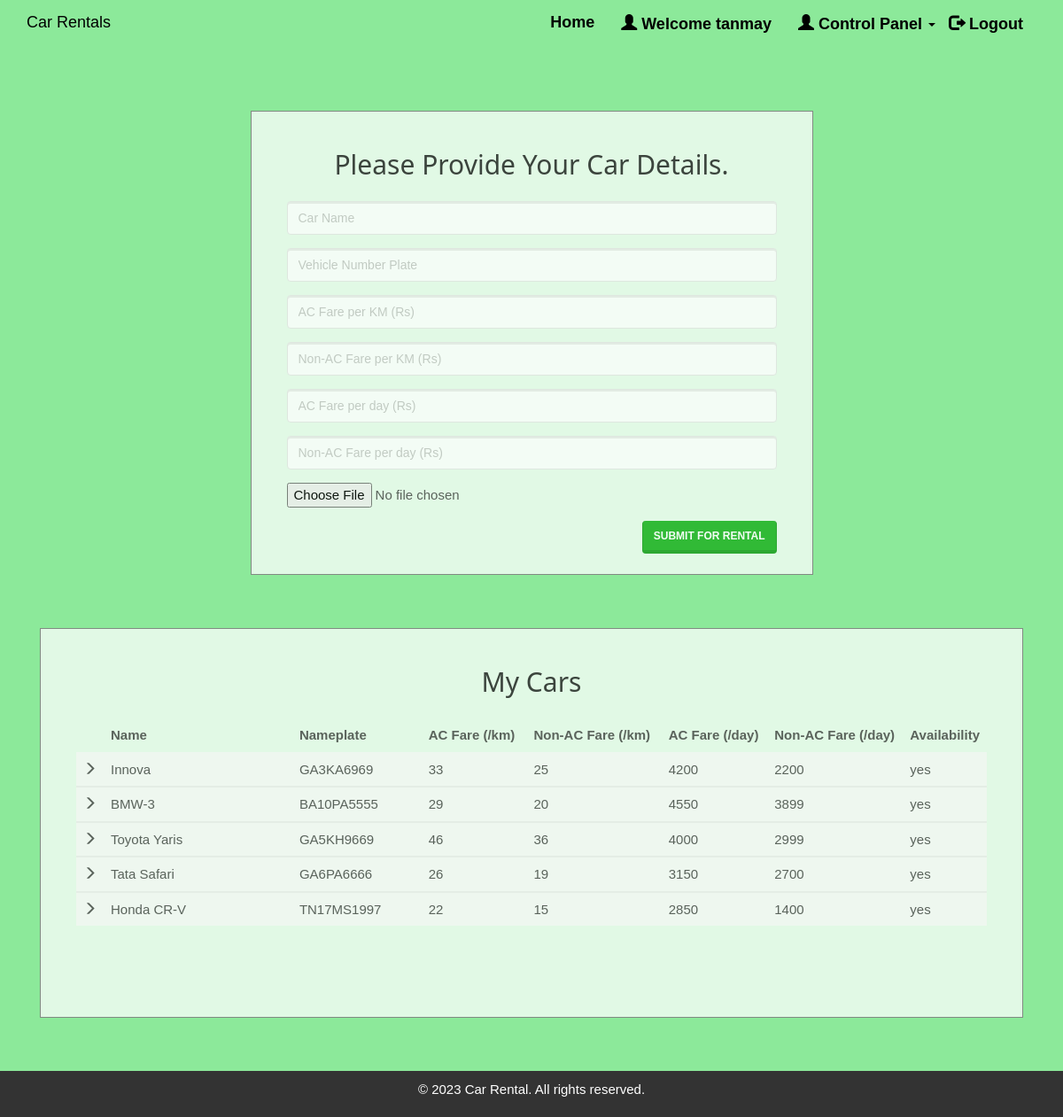
/entercar.php (signed in), run on the app's committed database.
### tables this page shows
CREATE TABLE IF NOT EXISTS `cars` (
`car_id` int(20) NOT NULL,
  `car_name` varchar(50) NOT NULL,
  `car_nameplate` varchar(50) NOT NULL,
  `car_img` varchar(50) DEFAULT 'NA',
  `ac_price` float NOT NULL,
  `non_ac_price` float NOT NULL,
  `ac_price_per_day` float NOT NULL,
  `non_ac_price_per_day` float NOT NULL,
  `car_availability` varchar(10) NOT NULL
);

### entercar.php (the view, shortened to what this page needs)
<!DOCTYPE html>
<html>
<?php
include('session_client.php'); ?>
<head>
  <link rel="stylesheet" href="assets/bootstrap/css/bootstrap.min.css">
  <link rel="stylesheet" href="assets/fonts/font-awesome.min.css">
  <link rel="stylesheet" type="text/css" href="assets/css/customerlogin.css">
  <link rel="stylesheet" href="assets/w3css/w3.css">
  <link rel="stylesheet" type="text/css" media="screen" href="assets/css/clientpage.css" />
</head>
<body style="background-color:#8ce99a">
  <nav class="navbar navbar-custom navbar-fixed-top" role="navigation" style="color: black">
    <div class="container">
      <div class="navbar-header">
        <a class="navbar-brand page-scroll" href="index.php">
          Car Rentals </a>
      </div>
      <?php
      if (isset($_SESSION['login_client'])) {
        ?>
        <div class="collapse navbar-collapse navbar-right navbar-main-collapse">
          <ul class="nav navbar-nav">
            <li>
              <a style="font-size:18px;font-weight:800" href="index.php">Home</a>
            </li>
            <li>
              <a style="font-size:18px;font-weight:800" href="#"><span class="glyphicon glyphicon-user"></span> Welcome
                <?php echo $_SESSION['login_client']; ?>
              </a>
            </li>
            <li>
              <ul class="nav navbar-nav navbar-right">
                <li><a style="font-size:18px;font-weight:800" href="#" class="dropdown-toggle active"
                    data-toggle="dropdown" role="button" aria-haspopup="true" aria-expanded="false"><span
                      class="glyphicon glyphicon-user"></span> Control Panel <span class="caret"></span> </a>
                </li>
              </ul>
            </li>
            <li>
              <a style="font-size:18px;font-weight:800" href="logout.php"><span
                  class="glyphicon glyphicon-log-out"></span> Logout</a>
            </li>
          </ul>
        </div>
        <?php
      } else if (isset($_SESSION['login_customer'])) {
        ?>
          <div class="collapse navbar-collapse navbar-right navbar-main-collapse">
            <ul class="nav navbar-nav">
              <li>
                <a style="font-size:18px;font-weight:800" href="index.php">Home</a>
              </li>
              <li>
                <a style="font-size:18px;font-weight:800" href="#"><span class="glyphicon glyphicon-user"></span> Welcome
                <?php echo $_SESSION['login_customer']; ?>
                </a>
              </li>
              <li>
                <a style="font-size:18px;font-weight:800" href="#">History</a>
              </li>
              <li>
                <a style="font-size:18px;font-weight:800" href="logout.php"><span
                    class="glyphicon glyphicon-log-out"></span> Logout</a>
              </li>
            </ul>
          </div>
      <?php }
      ?>
    </div>
  </nav>
  <div class="container" style="margin-top: 65px;">
    <div class="col-md-7" style="float: none; margin: 0 auto;">
      <div class="form-area" style="background-color:#ebfbee">
        <form role="form" action="entercar1.php" enctype="multipart/form-data" method="POST">
          <br style="clear: both">
          <h3 style="margin-bottom: 25px; text-align: center; font-size: 30px;"> Please Provide Your Car Details. </h3>
          <div class="form-group">
            <input type="text" class="form-control" id="car_name" name="car_name" placeholder="Car Name " required
              autofocus="">
          </div>
          <div class="form-group">
            <input type="text" class="form-control" id="car_nameplate" name="car_nameplate"
              placeholder="Vehicle Number Plate" required>
          </div>
          <div class="form-group">
            <input type="text" class="form-control" id="ac_price" name="ac_price" placeholder="AC Fare per KM (Rs)"
              required>
          </div>
          <div class="form-group">
            <input type="text" class="form-control" id="non_ac_price" name="non_ac_price"
              placeholder="Non-AC Fare per KM (Rs)" required>
          </div>
          <div class="form-group">
            <input type="text" class="form-control" id="ac_price_per_day" name="ac_price_per_day"
              placeholder="AC Fare per day (Rs)" required>
          </div>
          <div class="form-group">
            <input type="text" class="form-control" id="non_ac_price_per_day" name="non_ac_price_per_day"
              placeholder="Non-AC Fare per day (Rs)" required>
          </div>
          <div class="form-group">
            <input name="uploadedimage" type="file">
          </div>
          <button type="submit" id="submit" name="submit" class="btn btn-success pull-right"> Submit for Rental</button>
        </form>
      </div>
    </div>
    <div class="col-md-12" style="float: none; margin: 0 auto;">
      <div style="background-color:#ebfbee" class="form-area" style="padding: 0px 100px 100px 100px;">
        <form  action="" method="POST">
          <br style="clear: both">
          <h3 style="margin-bottom: 25px; text-align: center; font-size: 30px;"> My Cars </h3>
          <?php
          $user_check = $_SESSION['login_client'];
          $sql = "SELECT * FROM cars WHERE car_id IN (SELECT car_id FROM clientcars WHERE client_username='$user_check');";
          $result = mysqli_query($conn, $sql);
          if (mysqli_num_rows($result) > 0) {
            ?>
            <div style="overflow-x:auto;  ">
              <table class="table table-striped">
                <thead class="thead-dark">
                  <tr>
                    <th></th>
                    <th width="24%"> Name</th>
                    <th width="15%"> Nameplate </th>
                    <th width="13%"> AC Fare (/km) </th>
                    <th width="17%"> Non-AC Fare (/km)</th>
                    <th width="13%"> AC Fare (/day)</th>
                    <th width="17%"> Non-AC Fare (/day)</th>
                    <th width="1%"> Availability </th>
                  </tr>
                </thead>
                <?PHP
                while ($row = mysqli_fetch_assoc($result)) {
                  ?>
                  <tbody>
                    <tr>
                      <td> <span class="glyphicon glyphicon-menu-right"></span> </td>
                      <td>
                        <?php echo $row["car_name"]; ?>
                      </td>
                      <td>
                        <?php echo $row["car_nameplate"]; ?>
                      </td>
                      <td>
                        <?php echo $row["ac_price"]; ?>
                      </td>
                      <td>
                        <?php echo $row["non_ac_price"]; ?>
                      </td>
                      <td>
                        <?php echo $row["ac_price_per_day"]; ?>
                      </td>
                      <td>
                        <?php echo $row["non_ac_price_per_day"]; ?>
                      </td>
                      <td>
                        <?php echo $row["car_availability"]; ?>
                      </td>
                    </tr>
                  </tbody>
                <?php } ?>
              </table>
            </div>
            <br>
          <?php } else { ?>
            <h4>
              <center>0 Cars available</center>
            </h4>
          <?php } ?>
        </form>
      </div>
    </div>
  </div>
</body>
<footer style="text-align: center; padding: 10px; background-color: #333; color: #fff;">
  <p>&copy; 2023 Car Rental. All rights reserved.</p>
</footer>
</html>

### assets/css/customerlogin.css (style rules this page uses)
body, html { height: 100%; }
body { padding-top: 50px; background-size: 100%; }
footer { display: block; }

### assets/w3css/w3.css (style rules this page uses)
*,*:before,*:after { box-sizing:inherit }
html { -ms-text-size-adjust:100%;-webkit-text-size-adjust:100% }
body { margin:0 }
article,aside,details,figcaption,figure,footer,header,main,menu,nav,section,summary { display:block }
a { background-color:transparent;-webkit-text-decoration-skip:objects; }
button,input,select,textarea { font:inherit;margin:0 }
button,input { overflow:visible }
button,select { text-transform:none }
button,html [type=button],[type=reset],[type=submit] { -webkit-appearance:button }
html,body { font-family:Verdana,sans-serif;font-size:15px;line-height:1.5 }
html { overflow-x:hidden }
h3 { font-size:24px }
h1,h2,h3,h4,h5,h6 { font-family:"Segoe UI",Arial,sans-serif;font-weight:400;margin:10px 0 }
a { color:inherit }

### assets/css/clientpage.css (style rules this page uses)
.form-area { background-color: #FAFAFA; padding: 10px 40px 60px; margin: 10px 0px 60px; border: 1px solid GREY; opacity: 0.9; }

### data on the page
cars: car_name "Innova", car_nameplate "GA3KA6969", ac_price "33", non_ac_price "25", ac_price_per_day "4200", non_ac_price_per_day "2200", car_availability "yes"
cars: car_name "BMW-3", car_nameplate "BA10PA5555", ac_price "29", non_ac_price "20", ac_price_per_day "4550", non_ac_price_per_day "3899", car_availability "yes"
cars: car_name "Toyota Yaris", car_nameplate "GA5KH9669", ac_price "46", non_ac_price "36", ac_price_per_day "4000", non_ac_price_per_day "2999", car_availability "yes"
cars: car_name "Tata Safari", car_nameplate "GA6PA6666", ac_price "26", non_ac_price "19", ac_price_per_day "3150", non_ac_price_per_day "2700", car_availability "yes"
cars: car_name "Honda CR-V", car_nameplate "TN17MS1997", ac_price "22", non_ac_price "15", ac_price_per_day "2850", non_ac_price_per_day "1400", car_availability "yes"

### other printed values
$_SESSION['login_client'] "tanmay"
